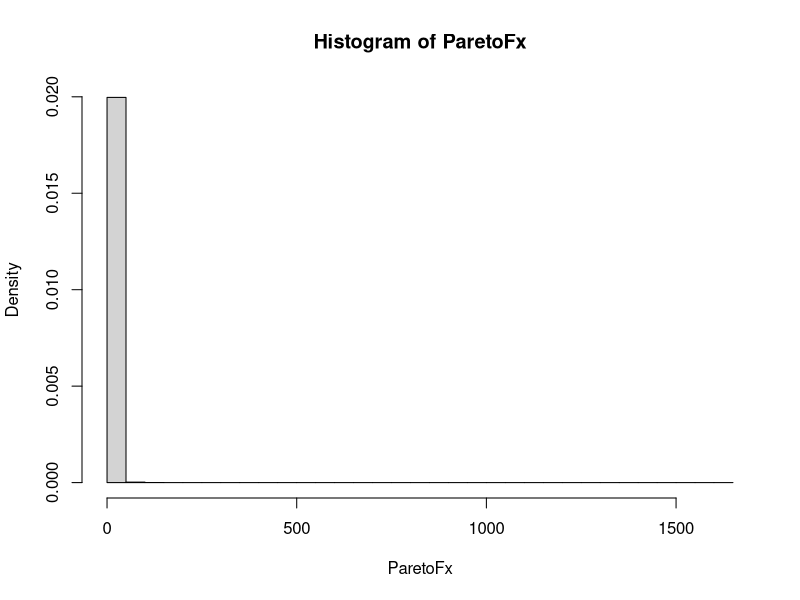
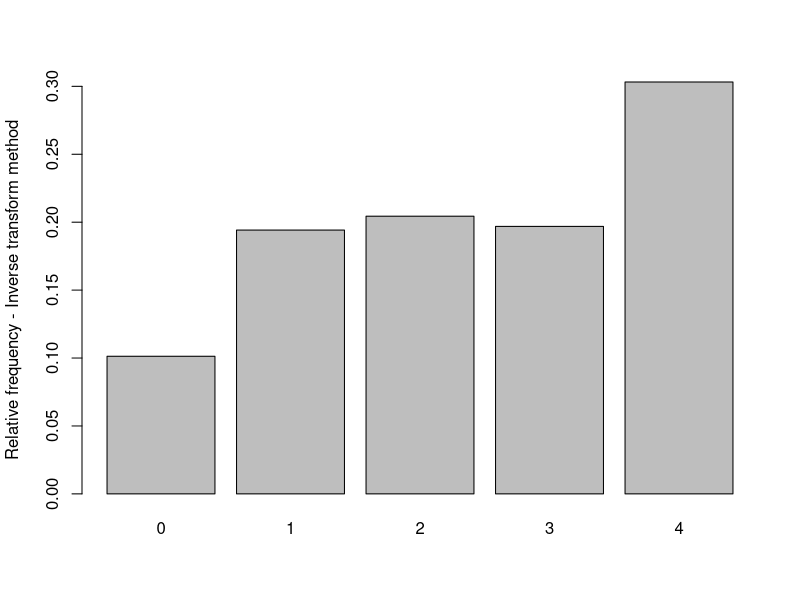
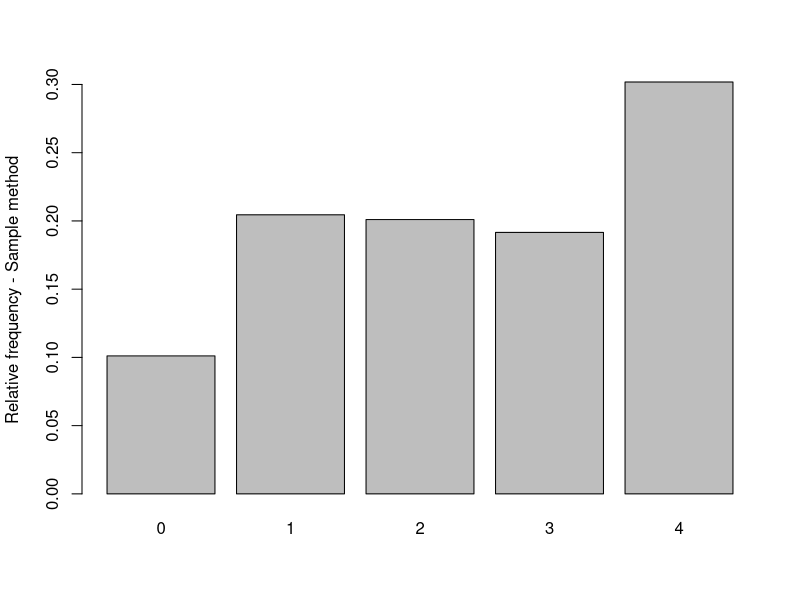
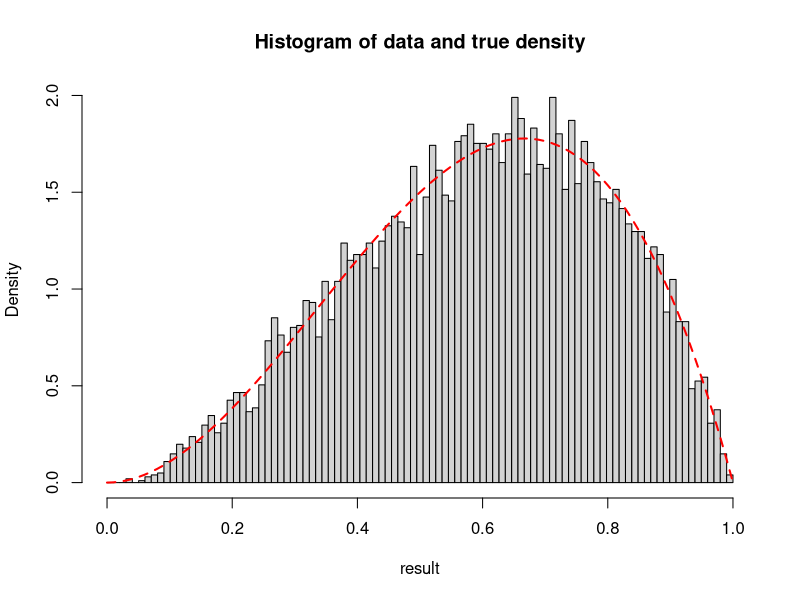

Reproduce these figures in R, in order.
## ---- chunk 1
simPareto <- function(nSim, a, b) {
  u <- runif(nSim)
  return(b*(1-u)^(-1/a))
}

nSim = 1000000
ParetoFx <- simPareto(nSim = nSim, a = 2, b = 2)
hist(ParetoFx, breaks=30, prob=TRUE)
## ---- chunk 2
# Alternatively the built in sample function can be used 
## Generating data from the number of heads example where 
## f(0)=1/8, f(1)=3/8, f(2)=3/8 and f(3)=1/8

# Function for simulating number of heads according to the distribution above
discrv <- function(Nsim){
   U <- runif(Nsim)
   X <- rep(0,Nsim)
   X[(U>0.1) & (U<=0.3)] <- 1
   X[(U>0.3) & (U<=0.5)] <- 2
   X[(U>0.5) & (U<=0.7)] <- 3
   X[U>0.7] <- 4
   return(X)
}

Nsim <- 10000

dfx <- discrv(Nsim)
relfreq <- table(dfx)/Nsim
barplot(relfreq,ylab="Relative frequency - Inverse transform method")

# Alternatively the built in sample function can be used 
dfx2 <- sample(0:4,size=Nsim,replace=TRUE,prob=c(0.1,0.2,0.2,0.2,0.3))
relfreq <- table(dfx2)/Nsim
barplot(relfreq,ylab="Relative frequency - Sample method")
## ---- chunk 3
## Function for acceptance rejection generation
rejectionBeta <- function(a, b, x, n) {
   f <- function(x) (x^(a-1)*(1-x)^(b-1) / beta(a, b))
   g <- function(x) 1
   C <- max(f(x)/g(x))
   
   naccepts <- 0
   result.sample <- rep(NA, n)
   
   while (naccepts < n) {
    y <- runif(1)
    u <- runif(1)
   
    if ( u <= f(y) / (C*g(y)) ) {
      naccepts <- naccepts + 1
      result.sample[naccepts] = y
    }
   }
   
   result.sample
}


# Sequence for x-axis
x <- seq(0, 1, 0.01)
# Sample from distribution
result <- rejectionBeta(3, 2, x, 10000)
# The exact function for plotting
f <- function(x) (x^(3-1)*(1-x)^(2-1) / beta(3, 2))

# Histogram of simulated data with true density on top as red line
hist(result, prob = TRUE,breaks=seq(0,1,length.out=max(10,sqrt(Nsim))),
     main="Histogram of data and true density")
curve(f(x), col = "red", lty = 2, lwd = 2, add = TRUE,xlim=c(0,1))
## ---- chunk 4
Niter <- 1000
Nsim <- 5000

system.time(for (i in 1:Niter)
   rejectionBeta(3, 2, x, Nsim))

system.time(for (i in 1:Niter)
   rbeta(Nsim, shape1=3, shape2=2))
## ---- chunk 5
Niter <- 1000
Nsim <- 5000

system.time(for (i in 1:Niter)
   rejectionBeta(1, 1, x, Nsim))

system.time(for (i in 1:Niter)
   rbeta(Nsim, shape1=1, shape2=1))
## ---- chunk 6
n <- 10
s <- 10000
mat <- matrix(rbinom(n*s, 1, c(0.7,0.95,0.95,0.95,0.99,0.99,0.92,0.92,0.92,0.7)), n, s)
p <- numeric(4)
p[1] <- (sum(mat[1,]) / s) * (sum(mat[2,]) / s)
## ---- chunk 7
p[2] <- sum(mat[1,] / s) + sum(mat[2,] / s) - p[1]
## ---- chunk 8
p[3] <- p[1] * (sum(mat[3,] / s) + sum(mat[4,] / s) - (sum(mat[3,]) / s) * (sum(mat[4,]) / s))
## ---- chunk 9
p[4] <- sum(colSums(mat) < 7) / s
## ---- chunk 10

